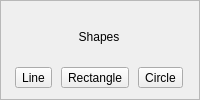
     <widget class="QFrame" name="shapesFrame">
      <property name="frameShape">
       <enum>QFrame::StyledPanel</enum>
      </property>
      <property name="frameShadow">
       <enum>QFrame::Raised</enum>
      </property>
      <layout class="QGridLayout" name="gridLayout_8">
       <item row="2" column="0">
        <widget class="QToolButton" name="lineShapeButton">
         <property name="toolTip">
          <string>Line</string>
         </property>
         <property name="text">
          <string>Line</string>
         </property>
         <property name="icon">
          <iconset resource="guiresources.qrc">
           <normaloff>:/images/line.png</normaloff>:/images/line.png</iconset>
         </property>
         <property name="checkable">
          <bool>false</bool>
         </property>
         <property name="checked">
          <bool>false</bool>
         </property>
         <property name="autoExclusive">
          <bool>false</bool>
         </property>
        </widget>
       </item>
       <item row="2" column="1">
        <widget class="QToolButton" name="rectangleShapeButton">
         <property name="toolTip">
          <string>Rectangle</string>
         </property>
         <property name="text">
          <string>Rectangle</string>
         </property>
         <property name="icon">
          <iconset resource="guiresources.qrc">
           <normaloff>:/images/rectangle.png</normaloff>:/images/rectangle.png</iconset>
         </property>
         <property name="checkable">
          <bool>false</bool>
         </property>
         <property name="autoExclusive">
          <bool>false</bool>
         </property>
        </widget>
       </item>
       <item row="2" column="2">
        <widget class="QToolButton" name="circleShapeButton">
         <property name="acceptDrops">
          <bool>false</bool>
         </property>
         <property name="toolTip">
          <string>Circle</string>
         </property>
         <property name="text">
          <string>Circle</string>
         </property>
         <property name="icon">
          <iconset resource="guiresources.qrc">
           <normaloff>:/images/circle.png</normaloff>:/images/circle.png</iconset>
         </property>
         <property name="checkable">
          <bool>false</bool>
         </property>
         <property name="autoExclusive">
          <bool>false</bool>
         </property>
        </widget>
       </item>
       <item row="1" column="0" colspan="3">
        <widget class="QLabel" name="shapesLabel">
         <property name="text">
          <string>Shapes</string>
         </property>
         <property name="alignment">
          <set>Qt::AlignCenter</set>
         </property>
        </widget>
       </item>
      </layout>
     </widget>
